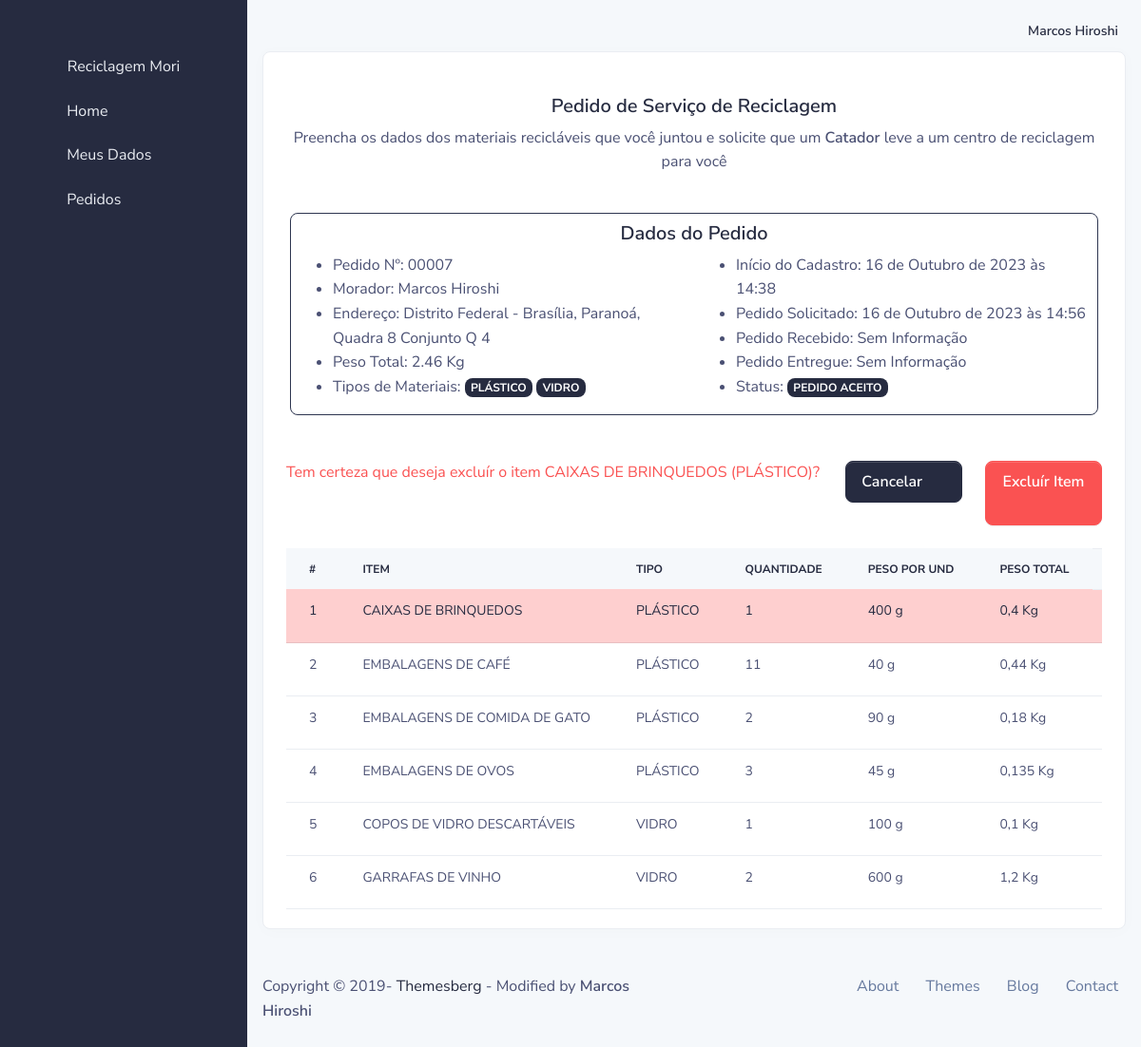
/morador/servico/20/item/del/ (signed in), run on an earlier commit of the app's database.
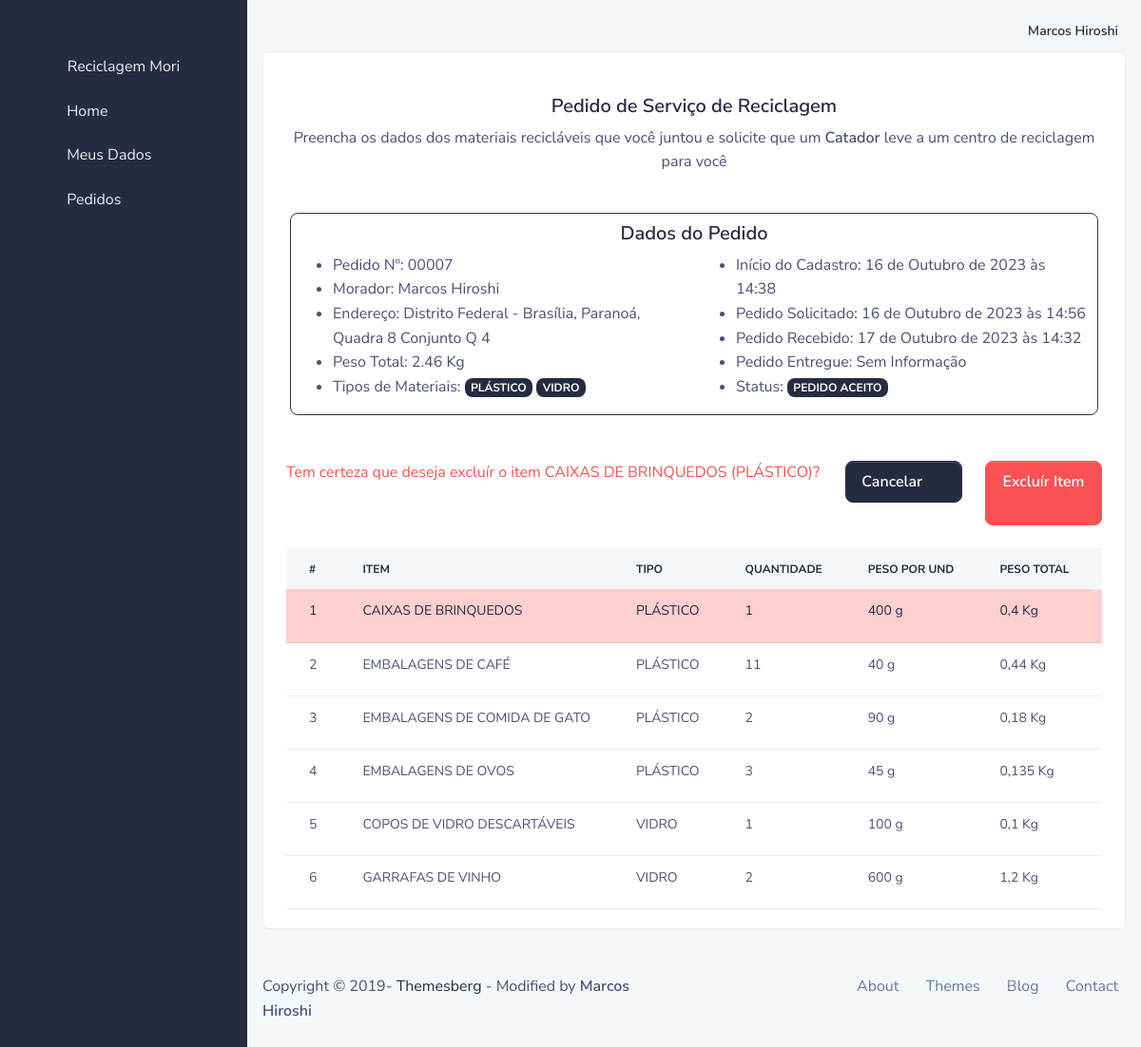
And on a later commit of the database.
### usuario/models.py (models this page shows, shortened)
class User(AbstractBaseUser, PermissionsMixin):
    email = models.EmailField(verbose_name='Email de usuário', unique=True)
    first_name = models.CharField(max_length=300, blank=True, verbose_name='Nome')
    last_name = models.CharField(max_length=300, blank=True, verbose_name='Sobrenome')
    date_joined = models.DateTimeField(_('date joined'), auto_now_add=True)
    is_active = models.BooleanField(_('active'), default=False)
    is_staff = models.BooleanField(_('staff'), default=False)
    profile_active = models.ForeignKey(Group, models.DO_NOTHING, related_name='profile_active', blank=True, null=True)
    objects = UserManager()
    USERNAME_FIELD = 'email'
    REQUIRED_FIELDS = ['first_name', 'last_name']
    class Meta:
        verbose_name = _('user')
        verbose_name_plural = _('users')
    def get_full_name(self):
        return ('%s %s' % (self.first_name, self.last_name)).strip()
    def __str__(self):
        return self.get_full_name().title()

### core/models/servico.py (models this page shows)
class OrdemServico(models.Model):
    status = models.ForeignKey(StatusServico, models.DO_NOTHING, related_name='ordem_servico_status')
    morador = models.ForeignKey(Morador, models.DO_NOTHING, related_name='ordem_servico_morador')
    catador = models.ForeignKey(Catador, models.DO_NOTHING, related_name='ordem_servico_catador', blank=True, null=True)
    empresa = models.ForeignKey(Empresa, models.DO_NOTHING, related_name='ordem_servico_empresa', blank=True, null=True)
    data_criada = models.DateTimeField(auto_now_add=True)
    data_solicitada = models.DateTimeField(blank=True, null=True)
    data_buscada = models.DateTimeField(blank=True, null=True)
    data_entregue = models.DateTimeField(blank=True, null=True)
    def peso_total_servico(self):
        total = 0
        if hasattr(self, 'itens_ordem_servico'):
            for item in self.itens_ordem_servico.all():
                total += item.peso_total()
        return '%.2f' % total
    def materiais_servico(self):
        lista = []
        if hasattr(self, 'itens_ordem_servico'):
            for item in self.itens_ordem_servico.all():
                if item.item.tipo.nome not in lista:
                    lista.append(item.item.tipo.nome)
        return lista
    def numero(self):
        return '{:0>5}'.format(self.id)

class ItemServico(models.Model):
    ordem = models.ForeignKey(OrdemServico, models.DO_NOTHING, related_name='itens_ordem_servico')
    status = models.ForeignKey(StatusItem, models.DO_NOTHING, related_name='itens_status', default=1)
    item = models.ForeignKey(Item, models.DO_NOTHING, related_name='ordem_servico_item', verbose_name='Item para ser reciclado')
    qtd = models.PositiveIntegerField(verbose_name='Quantidade do mesmo item')
    class Meta:
        ordering = ['id']
    def peso_total(self):
        return (self.item.peso * self.qtd)/1000

class StatusServico(models.Model):
    nome = models.CharField(max_length=100)
    def __str__(self):
        return self.nome

### morador/models.py (models this page shows, shortened)
class Morador(models.Model):
    date_create = models.DateTimeField(auto_now_add=True)
    data_updated = models.DateTimeField(auto_now=True)
    user = models.OneToOneField(User, models.DO_NOTHING, related_name='morador_usuario')
    cpf = models.CharField(max_length=14, verbose_name='CPF')
    data_nascimento = models.DateField(verbose_name='Data de nascimento')
    genero = models.ForeignKey(Genero, models.DO_NOTHING, verbose_name='Gênero')
    telefone_1 = models.CharField(max_length=18, verbose_name='Telefone 1', help_text='(WHATSAPP)')
    telefone_2 = models.CharField(max_length=18, verbose_name='Telefone 2', null=True, blank=True)
    cep = models.CharField(max_length=9, verbose_name='CEP')
    logradouro = models.CharField(max_length=255, verbose_name='Endereço')
    complemento = models.CharField(max_length=255, verbose_name='Complemento', null=True, blank=True)
    municipio = models.ForeignKey(Municipio, models.DO_NOTHING, verbose_name='Município')
    longitude = models.DecimalField(max_length=255, max_digits=20, decimal_places=18, verbose_name='longitude', help_text='Coordenada geográfica da sua residência')
    latitude = models.DecimalField(max_length=255, max_digits=20, decimal_places=18, verbose_name='latitude', help_text='Coordenada geográfica da sua residência')
    def __str__(self):
        return self.user.get_full_name().title()
    def endereco(self):
        endereco = '%s - %s, %s %s' % (
            self.municipio.estado.nome,
            self.municipio.nome,
            self.logradouro,
            self.complemento if self.complemento else ''
        )
        return endereco.title()

### core/models/localidade.py (models this page shows, shortened)
class Municipio(models.Model):
    nome = models.CharField(verbose_name="NOME", max_length=255)
    estado = models.ForeignKey(Estado, models.DO_NOTHING, verbose_name="ESTADO")

class Estado(models.Model):
    nome = models.CharField(max_length=255, verbose_name="NOME")
    uf = models.CharField(max_length=2, verbose_name="UF")
    regiao = models.ForeignKey(Regiao, models.DO_NOTHING, verbose_name="REGIÃO")

### core/models/item.py (models this page shows, shortened)
class Item(models.Model):
    nome = models.CharField(max_length=100, verbose_name="NOME")
    tipo = models.ForeignKey(Tipo, models.DO_NOTHING, related_name='item_tipo')
    peso = models.PositiveIntegerField()
    class Meta:
        ordering = ['nome']
    def __str__(self):
        return '%s (%s)' % (self.nome, self.tipo.nome)

class Tipo(models.Model):
    nome = models.CharField(max_length=100, verbose_name="NOME")

### morador/views.py (the view, shortened to what this page needs)
# urls.py: path('servico/<int:pk>/item/del/', MoradorServicoItemDelView.as_view(), name='morador_servico_item_del'),
class MoradorServicoItemDelView(PermissionRequiredMixin, UserPassesTestMixin, DeleteView):
    model = ItemServico
    template_name = '02_morador/servico_item_del.html'
    permission_required = 'morador.view_morador'
    def get_context_data(self, **kwargs):
        return dict(
            super().get_context_data(**kwargs),
            pedido=ItemServico.objects.filter(id=self.kwargs.get('pk')).first().ordem
        )
    def test_func(self):
        return True if self.request.user.is_authenticated and self.request.user.profile_active.name == 'MORADOR' else False

### www/templates/02_morador/servico_item_del.html (shortened to what this page needs)
{% extends '02_morador/base.html' %}
{% load static %}
{% block main %}
    <div class="row">
        <div class="col-md-12">
            <div class="card border-light shadow-sm">
                <div class="card-body">
                    <div class="row mt-4">
                        <div class="col-12 text-center">
                            <h5>Pedido de Serviço de Reciclagem</h5>
                            <p>Preencha os dados dos materiais recicláveis que você juntou e solicite que um <strong>Catador</strong> leve a um centro de reciclagem para você</p>
                        </div>
                    </div>
                    {% include '02_morador/partials/dados_pedido.html' with pedido=pedido %}
                    <form method="POST">
                        <div class="row mt-4">
                            <div class="col-md-8">
                                <p class="text-danger mb-0">Tem certeza que deseja excluír o item {{ object.item }}?</p>
                            </div>
                            <div class="col-md-2">
                                <a class="btn btn-primary btn-block float-right" href="{% url 'morador_servico_item_add' object.ordem.id %}">
                                    Cancelar
                                    <span class="fa fa-ban mr-2"></span>
                                </a>
                            </div>
                            <div class="col-md-2">
                                <button class="btn btn-danger btn-block float-right" type="submit">
                                    Excluír Item
                                    <span class="far fa-trash-alt mr-2"></span>
                                </button>
                            </div>
                        </div>
                    </form>
                    <div class="row mt-4">
                        <div class="col-12">
                            <div class="table-responsive">
                                <table class="table table-centered table-nowrap m-0 rounded">
                                    <thead class="thead-light">
                                        <tr>
                                            <th class="border-0">#</th>
                                            <th class="border-0">Item</th>
                                            <th class="border-0">Tipo</th>
                                            <th class="border-0">Quantidade</th>
                                            <th class="border-0">Peso Por Und</th>
                                            <th class="border-0">Peso Total</th>
                                            <th class="text-center">Excluír</th>
                                        </tr>
                                    </thead>
                                    <tbody>
                                        {% for item in pedido.itens_ordem_servico.all %}
                                            <tr {% if item.id == object.id %}class="table-danger"{% endif %}>
                                                <td>{{ forloop.counter }}</td>
                                                <td>{{ item.item.nome }}</td>
                                                <td>{{ item.item.tipo.nome }}</td>
                                                <td>{{ item.qtd }}</td>
                                                <td>{{ item.item.peso }} g</td>
                                                <td>{{ item.peso_total }} Kg</td>
                                                <td class="text-center">
                                                </td>
                                            </tr>
                                        {% endfor %}
                                    </tbody>
                                </table>
                            </div>
                        </div>
                    </div>
                </div>
            </div>
        </div>
    </div>
{% endblock main %}

### www/templates/02_morador/partials/navbar_main.html (shortened to what this page needs)
{% load static %}
<nav class="navbar navbar-top navbar-expand navbar-dashboard navbar-dark pl-0 pr-2 pb-0">
    <div class="container-fluid px-0">
        <div class="d-flex justify-content-between w-100" id="navbarSupportedContent">
            <ul class="navbar-nav align-items-center">
                <li class="nav-item dropdown">
                    <a class="nav-link pt-1 px-0" href="#" role="button" data-toggle="dropdown" aria-haspopup="true"
                       aria-expanded="false">
                        <div class="media d-flex align-items-center">
                            <i class="fa fa-user" style="font-size: 18px; color: #0a0b10"></i>
                            <div class="media-body ml-2 text-dark align-items-center d-lg-block">
                                <span class="mb-0 font-small font-weight-bold">{{ user|title }}</span>
                            </div>
                        </div>
                    </a>
                </li>
            </ul>
        </div>
    </div>
</nav>

### www/templates/02_morador/partials/dados_pedido.html
<div class="row mt-4 border border-black rounded ml-1 mr-1">
    <div class="col-12">
        <h5 class="text-center mt-2">Dados do Pedido</h5>
        <div class="row">
            <div class="col">
                <ul>
                    <li>Pedido Nº: {{ pedido.numero }}</li>
                    <li>Morador: {{ pedido.morador }}</li>
                    <li>Endereço: {{ pedido.morador.endereco }}</li>
                    <li>Peso Total: {{ pedido.peso_total_servico }} Kg</li>
                    <li>Tipos de Materiais: {% for tipo in pedido.materiais_servico %}<span class="badge badge-md bg-primary">{{ tipo }}</span> {% empty %} SEM INFORMAÇÃO {% endfor %}</li>
                </ul>
            </div>
            <div class="col">
                <ul>
                    <li>Início do Cadastro: {{ pedido.data_criada }}</li>
                    <li>Pedido Solicitado: {{ pedido.data_solicitada|default_if_none:'Sem Informação' }}</li>
                    <li>Pedido Recebido: {{ pedido.data_buscada|default_if_none:'Sem Informação' }}</li>
                    <li>Pedido Entregue: {{ pedido.data_entregue|default_if_none:'Sem Informação' }}</li>
                    <li>Status: <span class="badge badge-md bg-primary">{{ pedido.status }}</span></li>
                </ul>
            </div>
        </div>
    </div>
</div>

What changed in the data, as far as the page shows it:
changed OrdemServico "Sem Informação": data_buscada "Sem Informação" → "17 de Outubro de 2023 às 14:32"
